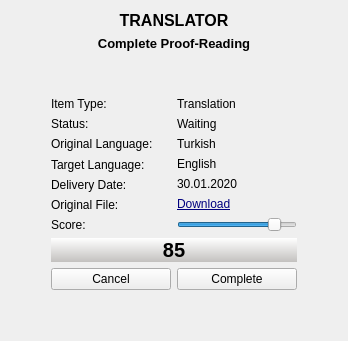
      <widget class="QWidget" name="pageTranslatorProofReading">
       <layout class="QVBoxLayout" name="verticalLayout_34">
        <item>
         <layout class="QVBoxLayout" name="verticalLayout_29">
          <item>
           <widget class="QLabel" name="label_95">
            <property name="font">
             <font>
              <pointsize>12</pointsize>
              <weight>75</weight>
              <bold>true</bold>
             </font>
            </property>
            <property name="text">
             <string>TRANSLATOR</string>
            </property>
            <property name="alignment">
             <set>Qt::AlignCenter</set>
            </property>
           </widget>
          </item>
          <item>
           <widget class="QLabel" name="label_97">
            <property name="font">
             <font>
              <pointsize>10</pointsize>
              <weight>75</weight>
              <bold>true</bold>
             </font>
            </property>
            <property name="text">
             <string>Complete Proof-Reading</string>
            </property>
            <property name="alignment">
             <set>Qt::AlignCenter</set>
            </property>
           </widget>
          </item>
          <item>
           <spacer name="verticalSpacer_15">
            <property name="orientation">
             <enum>Qt::Vertical</enum>
            </property>
            <property name="sizeHint" stdset="0">
             <size>
              <width>20</width>
              <height>40</height>
             </size>
            </property>
           </spacer>
          </item>
          <item>
           <layout class="QHBoxLayout" name="horizontalLayout_48">
            <item>
             <spacer name="horizontalSpacer_18">
              <property name="orientation">
               <enum>Qt::Horizontal</enum>
              </property>
              <property name="sizeHint" stdset="0">
               <size>
                <width>40</width>
                <height>20</height>
               </size>
              </property>
             </spacer>
            </item>
            <item>
             <layout class="QVBoxLayout" name="verticalLayout_31">
              <item>
               <layout class="QHBoxLayout" name="horizontalLayout_49">
                <item>
                 <layout class="QVBoxLayout" name="verticalLayout_32">
                  <item>
                   <widget class="QLabel" name="label_103">
                    <property name="minimumSize">
                     <size>
                      <width>120</width>
                      <height>0</height>
                     </size>
                    </property>
                    <property name="text">
                     <string>Item Type:</string>
                    </property>
                   </widget>
                  </item>
                  <item>
                   <widget class="QLabel" name="label_105">
                    <property name="minimumSize">
                     <size>
                      <width>120</width>
                      <height>0</height>
                     </size>
                    </property>
                    <property name="text">
                     <string>Status:</string>
                    </property>
                   </widget>
                  </item>
                  <item>
                   <widget class="QLabel" name="label_106">
                    <property name="minimumSize">
                     <size>
                      <width>120</width>
                      <height>0</height>
                     </size>
                    </property>
                    <property name="text">
                     <string>Original Language:</string>
                    </property>
                   </widget>
                  </item>
                  <item>
                   <widget class="QLabel" name="label_107">
                    <property name="minimumSize">
                     <size>
                      <width>120</width>
                      <height>0</height>
                     </size>
                    </property>
                    <property name="text">
                     <string>Target Language:</string>
                    </property>
                   </widget>
                  </item>
                  <item>
                   <widget class="QLabel" name="label_108">
                    <property name="minimumSize">
                     <size>
                      <width>120</width>
                      <height>0</height>
                     </size>
                    </property>
                    <property name="text">
                     <string>Delivery Date:</string>
                    </property>
                   </widget>
                  </item>
                  <item>
                   <widget class="QLabel" name="label_109">
                    <property name="minimumSize">
                     <size>
                      <width>120</width>
                      <height>0</height>
                     </size>
                    </property>
                    <property name="text">
                     <string>Original File:</string>
                    </property>
                   </widget>
                  </item>
                  <item>
                   <widget class="QLabel" name="label_110">
                    <property name="minimumSize">
                     <size>
                      <width>120</width>
                      <height>0</height>
                     </size>
                    </property>
                    <property name="text">
                     <string>Score:</string>
                    </property>
                   </widget>
                  </item>
                 </layout>
                </item>
                <item>
                 <layout class="QVBoxLayout" name="verticalLayout_33">
                  <item>
                   <widget class="QLabel" name="label_111">
                    <property name="minimumSize">
                     <size>
                      <width>120</width>
                      <height>0</height>
                     </size>
                    </property>
                    <property name="text">
                     <string>Translation</string>
                    </property>
                   </widget>
                  </item>
                  <item>
                   <widget class="QLabel" name="label_112">
                    <property name="minimumSize">
                     <size>
                      <width>120</width>
                      <height>0</height>
                     </size>
                    </property>
                    <property name="text">
                     <string>Waiting</string>
                    </property>
                   </widget>
                  </item>
                  <item>
                   <widget class="QLabel" name="label_113">
                    <property name="minimumSize">
                     <size>
                      <width>120</width>
                      <height>0</height>
                     </size>
                    </property>
                    <property name="text">
                     <string>Turkish</string>
                    </property>
                   </widget>
                  </item>
                  <item>
                   <widget class="QLabel" name="label_114">
                    <property name="minimumSize">
                     <size>
                      <width>120</width>
                      <height>0</height>
                     </size>
                    </property>
                    <property name="text">
                     <string>English</string>
                    </property>
                   </widget>
                  </item>
                  <item>
                   <widget class="QLabel" name="label_115">
                    <property name="minimumSize">
                     <size>
                      <width>120</width>
                      <height>0</height>
                     </size>
                    </property>
                    <property name="text">
                     <string>30.01.2020</string>
                    </property>
                   </widget>
                  </item>
                  <item>
                   <widget class="QLabel" name="label_116">
                    <property name="minimumSize">
                     <size>
                      <width>120</width>
                      <height>0</height>
                     </size>
                    </property>
                    <property name="styleSheet">
                     <string notr="true">color: rgb(0, 0, 127);
font: 8pt &quot;MS Shell Dlg 2&quot;;
text-decoration: underline;</string>
                    </property>
                    <property name="text">
                     <string>Download</string>
                    </property>
                   </widget>
                  </item>
                  <item>
                   <widget class="QSlider" name="horizontalSlider">
                    <property name="value">
                     <number>85</number>
                    </property>
                    <property name="sliderPosition">
                     <number>85</number>
                    </property>
                    <property name="orientation">
                     <enum>Qt::Horizontal</enum>
                    </property>
                   </widget>
                  </item>
                 </layout>
                </item>
               </layout>
              </item>
              <item>
               <widget class="QLabel" name="label_117">
                <property name="font">
                 <font>
                  <pointsize>15</pointsize>
                  <weight>75</weight>
                  <bold>true</bold>
                 </font>
                </property>
                <property name="layoutDirection">
                 <enum>Qt::LeftToRight</enum>
                </property>
                <property name="styleSheet">
                 <string notr="true">color: rgb(0, 0, 0);
background-color: qlineargradient(spread:pad, x1:1, y1:1, x2:1, y2:0, stop:0 rgba(195, 193, 191, 255), stop:1 rgba(255, 255, 255, 255));</string>
                </property>
                <property name="text">
                 <string>85</string>
                </property>
                <property name="alignment">
                 <set>Qt::AlignCenter</set>
                </property>
               </widget>
              </item>
              <item>
               <layout class="QHBoxLayout" name="horizontalLayout_50">
                <item>
                 <widget class="QPushButton" name="pushButton_30">
                  <property name="text">
                   <string>Cancel</string>
                  </property>
                 </widget>
                </item>
                <item>
                 <widget class="QPushButton" name="pushButton_31">
                  <property name="text">
                   <string>Complete</string>
                  </property>
                 </widget>
                </item>
               </layout>
              </item>
              <item>
               <layout class="QHBoxLayout" name="horizontalLayout_51"/>
              </item>
             </layout>
            </item>
            <item>
             <spacer name="horizontalSpacer_19">
              <property name="orientation">
               <enum>Qt::Horizontal</enum>
              </property>
              <property name="sizeHint" stdset="0">
               <size>
                <width>40</width>
                <height>20</height>
               </size>
              </property>
             </spacer>
            </item>
           </layout>
          </item>
          <item>
           <spacer name="verticalSpacer_16">
            <property name="orientation">
             <enum>Qt::Vertical</enum>
            </property>
            <property name="sizeHint" stdset="0">
             <size>
              <width>20</width>
              <height>40</height>
             </size>
            </property>
           </spacer>
          </item>
         </layout>
        </item>
       </layout>
      </widget>
